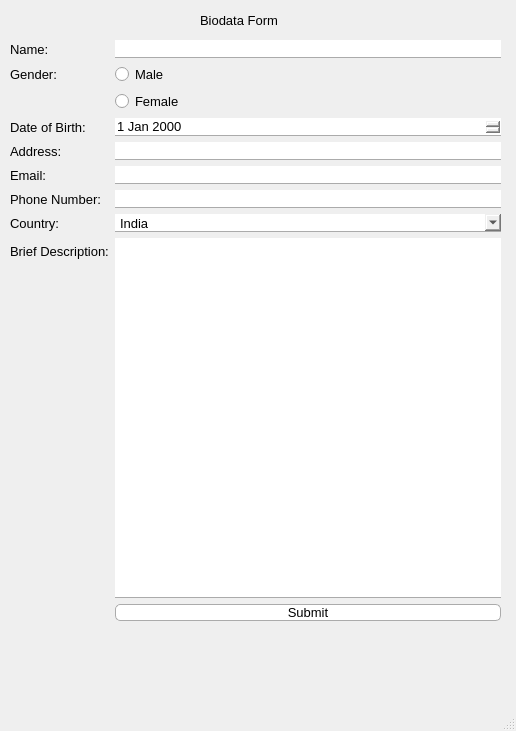
<?xml version="1.0" encoding="UTF-8"?>
<ui version="4.0">
 <class>MainWindow</class>
 <widget class="QMainWindow" name="MainWindow">
  <property name="geometry">
   <rect>
    <x>0</x>
    <y>0</y>
    <width>516</width>
    <height>731</height>
   </rect>
  </property>
  <property name="windowTitle">
   <string>MainWindow</string>
  </property>
  <widget class="QWidget" name="centralwidget">
   <widget class="QLabel" name="formTitleLabel">
    <property name="geometry">
     <rect>
      <x>200</x>
      <y>10</y>
      <width>121</width>
      <height>20</height>
     </rect>
    </property>
    <property name="font">
     <font>
      <family>Segoe UI</family>
      <pointsize>10</pointsize>
      <bold>false</bold>
     </font>
    </property>
    <property name="styleSheet">
     <string notr="true"/>
    </property>
    <property name="text">
     <string>Biodata Form</string>
    </property>
   </widget>
   <widget class="QWidget" name="layoutWidget">
    <property name="geometry">
     <rect>
      <x>10</x>
      <y>40</y>
      <width>491</width>
      <height>581</height>
     </rect>
    </property>
    <layout class="QFormLayout" name="formLayout">
     <item row="0" column="0">
      <widget class="QLabel" name="nameLabel">
       <property name="font">
        <font>
         <pointsize>10</pointsize>
         <bold>false</bold>
        </font>
       </property>
       <property name="text">
        <string>Name:</string>
       </property>
      </widget>
     </item>
     <item row="0" column="1">
      <widget class="QLineEdit" name="nameEdit">
       <property name="font">
        <font>
         <pointsize>10</pointsize>
        </font>
       </property>
       <property name="styleSheet">
        <string notr="true">border: none;
border-bottom: 1px solid #ababab;
border-bottom-color: #ababab;
</string>
       </property>
      </widget>
     </item>
     <item row="1" column="0">
      <widget class="QLabel" name="genderLabel">
       <property name="font">
        <font>
         <pointsize>10</pointsize>
        </font>
       </property>
       <property name="text">
        <string>Gender:</string>
       </property>
      </widget>
     </item>
     <item row="1" column="1">
      <widget class="QRadioButton" name="radioButton">
       <property name="font">
        <font>
         <pointsize>10</pointsize>
        </font>
       </property>
       <property name="text">
        <string>Male</string>
       </property>
       <attribute name="buttonGroup">
        <string notr="true">radioGroup</string>
       </attribute>
      </widget>
     </item>
     <item row="2" column="1">
      <widget class="QRadioButton" name="femaleBtn">
       <property name="font">
        <font>
         <pointsize>10</pointsize>
        </font>
       </property>
       <property name="text">
        <string>Female</string>
       </property>
       <attribute name="buttonGroup">
        <string notr="true">radioGroup</string>
       </attribute>
      </widget>
     </item>
     <item row="3" column="0">
      <widget class="QLabel" name="dobLabel">
       <property name="font">
        <font>
         <pointsize>10</pointsize>
        </font>
       </property>
       <property name="text">
        <string>Date of Birth:</string>
       </property>
      </widget>
     </item>
     <item row="3" column="1">
      <widget class="QDateEdit" name="dateEdit">
       <property name="font">
        <font>
         <pointsize>10</pointsize>
        </font>
       </property>
       <property name="styleSheet">
        <string notr="true">border: none;
border-bottom: 1px solid #ababab;
border-bottom-color: #ababab;
</string>
       </property>
      </widget>
     </item>
     <item row="4" column="0">
      <widget class="QLabel" name="addressLabel">
       <property name="font">
        <font>
         <pointsize>10</pointsize>
        </font>
       </property>
       <property name="text">
        <string>Address:</string>
       </property>
      </widget>
     </item>
     <item row="4" column="1">
      <widget class="QLineEdit" name="addressEdit">
       <property name="font">
        <font>
         <pointsize>10</pointsize>
        </font>
       </property>
       <property name="styleSheet">
        <string notr="true">border: none;
border-bottom: 1px solid #ababab;
border-bottom-color: #ababab;
</string>
       </property>
      </widget>
     </item>
     <item row="5" column="0">
      <widget class="QLabel" name="emailLabel">
       <property name="font">
        <font>
         <pointsize>10</pointsize>
        </font>
       </property>
       <property name="text">
        <string>Email:</string>
       </property>
      </widget>
     </item>
     <item row="5" column="1">
      <widget class="QLineEdit" name="emailEdit">
       <property name="font">
        <font>
         <pointsize>10</pointsize>
        </font>
       </property>
       <property name="styleSheet">
        <string notr="true">border: none;
border-bottom: 1px solid #ababab;
border-bottom-color: #ababab;
</string>
       </property>
      </widget>
     </item>
     <item row="6" column="0">
      <widget class="QLabel" name="phoneLabel">
       <property name="font">
        <font>
         <pointsize>10</pointsize>
        </font>
       </property>
       <property name="text">
        <string>Phone Number:</string>
       </property>
      </widget>
     </item>
     <item row="6" column="1">
      <widget class="QLineEdit" name="phoneEdit">
       <property name="font">
        <font>
         <pointsize>10</pointsize>
        </font>
       </property>
       <property name="styleSheet">
        <string notr="true">border: none;
border-bottom: 1px solid #ababab;
border-bottom-color: #ababab;
</string>
       </property>
      </widget>
     </item>
     <item row="7" column="0">
      <widget class="QLabel" name="countryLabel">
       <property name="font">
        <font>
         <pointsize>10</pointsize>
        </font>
       </property>
       <property name="text">
        <string>Country:</string>
       </property>
      </widget>
     </item>
     <item row="7" column="1">
      <widget class="QComboBox" name="countryBoxEdit">
       <property name="font">
        <font>
         <pointsize>10</pointsize>
        </font>
       </property>
       <property name="styleSheet">
        <string notr="true">QComboBox {
  border: none;
  border-bottom: 1px solid #ababab;
  border-bottom-color: #ababab;
}</string>
       </property>
       <item>
        <property name="text">
         <string>India</string>
        </property>
       </item>
       <item>
        <property name="text">
         <string>UK</string>
        </property>
       </item>
       <item>
        <property name="text">
         <string>USA</string>
        </property>
       </item>
      </widget>
     </item>
     <item row="8" column="0">
      <widget class="QLabel" name="descLabel">
       <property name="font">
        <font>
         <pointsize>10</pointsize>
        </font>
       </property>
       <property name="text">
        <string>Brief Description:</string>
       </property>
      </widget>
     </item>
     <item row="8" column="1">
      <widget class="QTextEdit" name="descEdit">
       <property name="font">
        <font>
         <pointsize>10</pointsize>
        </font>
       </property>
       <property name="styleSheet">
        <string notr="true">border: none;
border-bottom: 1px solid #ababab;
border-bottom-color: #ababab;
</string>
       </property>
      </widget>
     </item>
     <item row="9" column="1">
      <widget class="QPushButton" name="submitBtn">
       <property name="font">
        <font>
         <pointsize>10</pointsize>
         <bold>false</bold>
        </font>
       </property>
       <property name="statusTip">
        <string/>
       </property>
       <property name="autoFillBackground">
        <bool>false</bool>
       </property>
       <property name="styleSheet">
        <string notr="true">QPushButton {
  background-color: rgb(255, 255, 255);
  color: black;
  border-radius: 5px;
  border: 1px solid #ababab;
}

QPushButton:pressed
{
  border: 1px solid black;
}</string>
       </property>
       <property name="text">
        <string>Submit</string>
       </property>
       <property name="checkable">
        <bool>false</bool>
       </property>
       <property name="checked">
        <bool>false</bool>
       </property>
       <property name="flat">
        <bool>true</bool>
       </property>
      </widget>
     </item>
    </layout>
   </widget>
   <widget class="QLabel" name="inputStatusEdit">
    <property name="geometry">
     <rect>
      <x>10</x>
      <y>630</y>
      <width>171</width>
      <height>31</height>
     </rect>
    </property>
    <property name="font">
     <font>
      <pointsize>10</pointsize>
     </font>
    </property>
    <property name="styleSheet">
     <string notr="true">color: red;</string>
    </property>
    <property name="text">
     <string/>
    </property>
   </widget>
  </widget>
  <widget class="QMenuBar" name="menubar">
   <property name="geometry">
    <rect>
     <x>0</x>
     <y>0</y>
     <width>516</width>
     <height>25</height>
    </rect>
   </property>
  </widget>
  <widget class="QStatusBar" name="statusbar"/>
 </widget>
 <resources/>
 <connections/>
 <buttongroups>
  <buttongroup name="radioGroup">
   <property name="exclusive">
    <bool>true</bool>
   </property>
  </buttongroup>
 </buttongroups>
</ui>
